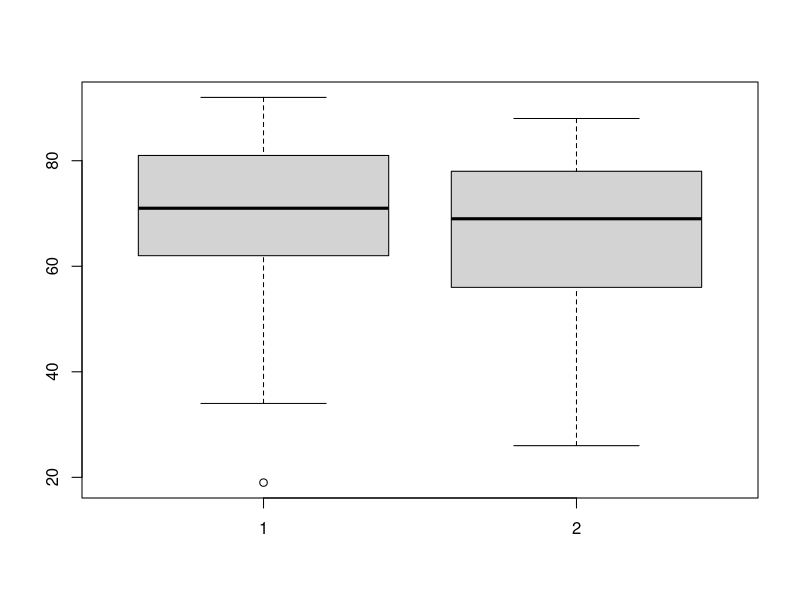
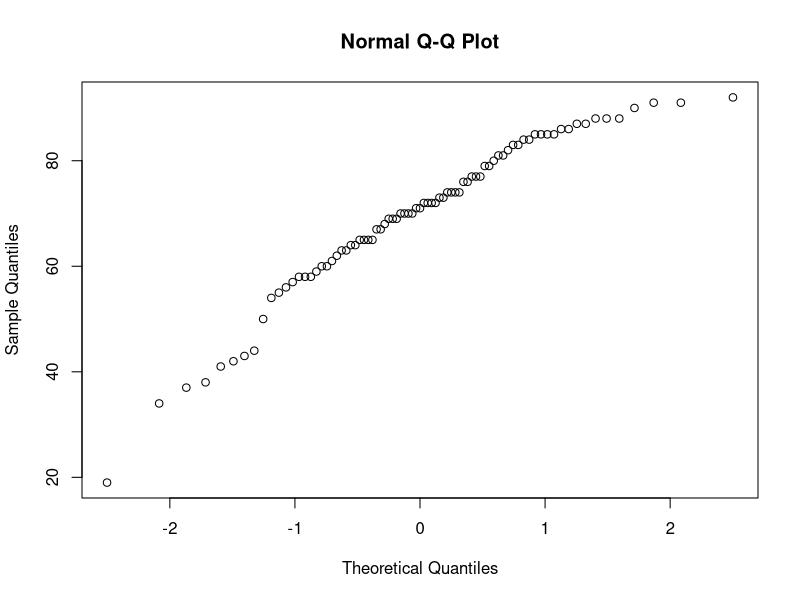
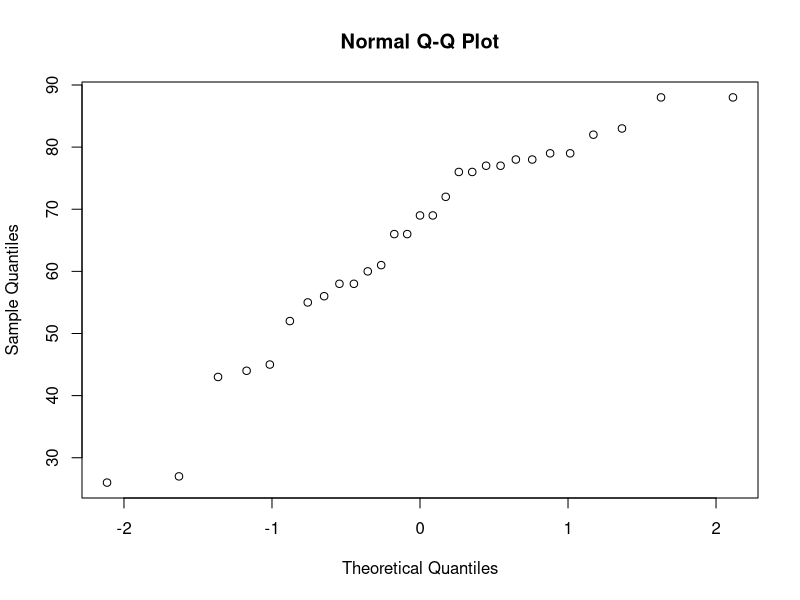

Reproduce these figures in R, in order.
library("readxl")

file <- read_excel("S3225_Project_Data.xlsx")
file

summary(file)


data_df <- data.frame(file)

data_df

data_df_filtered <- subset(data_df, select = c('Anxiety', 'Mark'))

data_df_filtered

noAnxiety_mark <- data_df_filtered[data_df_filtered$Anxiety == 0,]
noAnxiety_mark
summary(noAnxiety_mark$Mark)

withAnxiety_mark <- data_df_filtered[data_df_filtered$Anxiety == 1,]
withAnxiety_mark
summary(withAnxiety_mark$Mark)
#check for if the data is normalized -- > conduct a side by side boxplot

boxplot(noAnxiety_mark$Mark,withAnxiety_mark$Mark)
qqnorm(noAnxiety_mark$Mark)
qqnorm(withAnxiety_mark$Mark)


#F test first 
#we need the number of students with math anxiety
#and the number of students without math anxiety 
#although anxiety is a categorical variable



SD_withMathAnxiety <- sd(withAnxiety_mark$Mark)
SD_noMathAnxiety <- sd(noAnxiety_mark$Mark)

#has smaller SD
SD_noMathAnxiety

#has larger SD
SD_withMathAnxiety

var.test(withAnxiety_mark$Mark,noAnxiety_mark$Mark)
#the p value is larger than alpha, therefore we cannot reject H0, meaning that the two standard deviatations show no differenc

#therefore have to do a pooled T test 
t.test(withAnxiety_mark$Mark,noAnxiety_mark$Mark, var.equal = TRUE)
